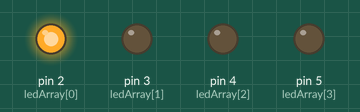
The sketch below on a simulated Arduino Uno, built with avr-gcc and run on an emulated ATmega328P. Shown: output pins drawn as LEDs (lit = HIGH).

Above: at 0.2 s.
At 1.7 s:
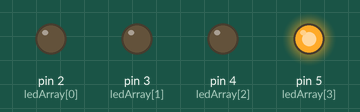
At 2.2 s:
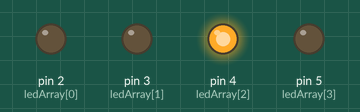
At 5.7 s:
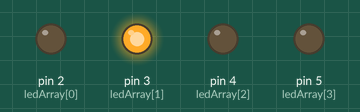
Timing chart, 0 to 6.9 s (numbered marks = the images above):
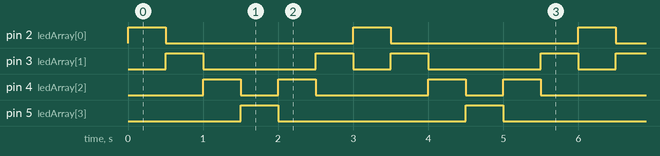

Measured:
- by itself, pin 2 (ledArray[0]), pin 5 (ledArray[3]): alternates HIGH for 0.50 s and LOW for 2.5 s
- by itself, pin 3 (ledArray[1]): repeats every 3.0 s: LOW 1.5 s, HIGH 0.50 s, LOW 0.50 s, HIGH 0.50 s
- by itself, pin 4 (ledArray[2]): repeats every 3.0 s: LOW 0.50 s, HIGH 0.50 s, LOW 1.5 s, HIGH 0.50 s

The sketch:

opg5.ino
```cpp
const byte ledArray [] = {2 ,3 ,4 ,5};
int x;
int richting;

void setup() {
  for(int x=2; x<=5;x++){
    pinMode(x,OUTPUT);
  }
  richting = 1;
}

void loop() {
    digitalWrite(ledArray[x],HIGH);
    delay(500);
    digitalWrite(ledArray[x],LOW);
    x += richting;
    if((x==3)||(x==0)){
      richting *= -1;
    }
}
```
